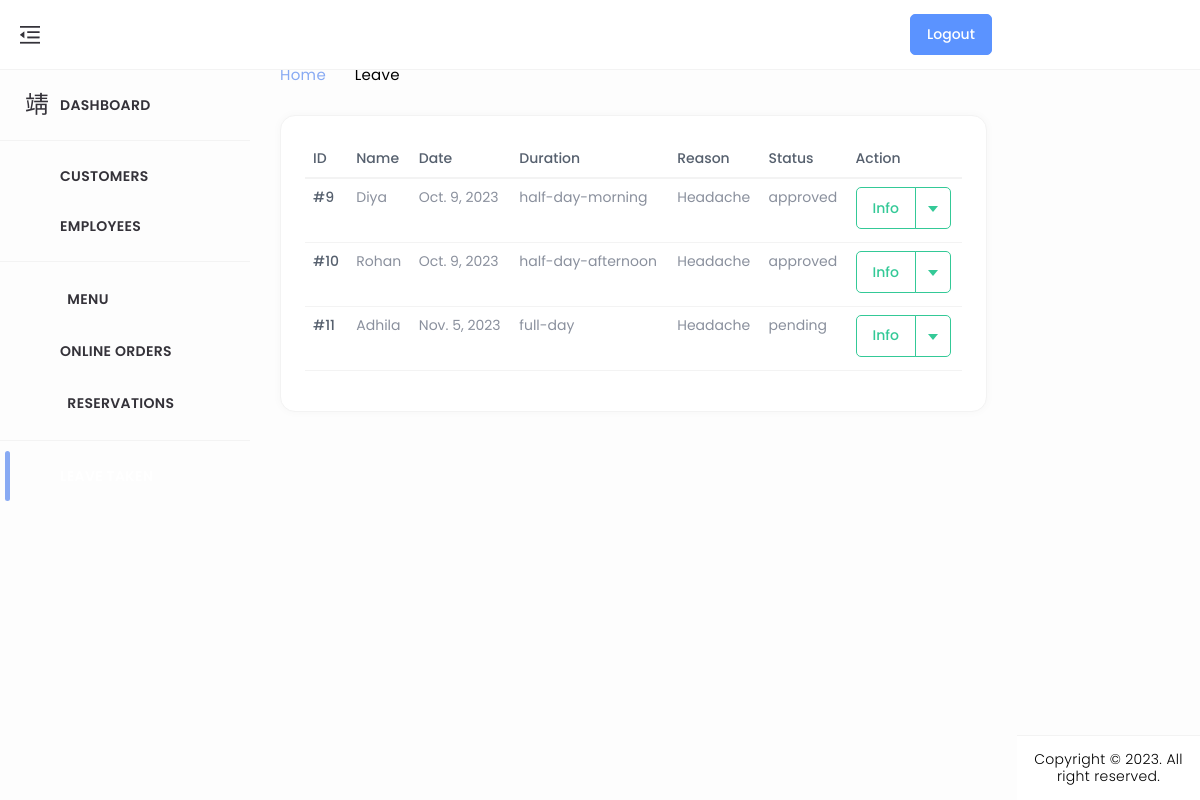
Page /empLeave_list/ on the earlier database version.
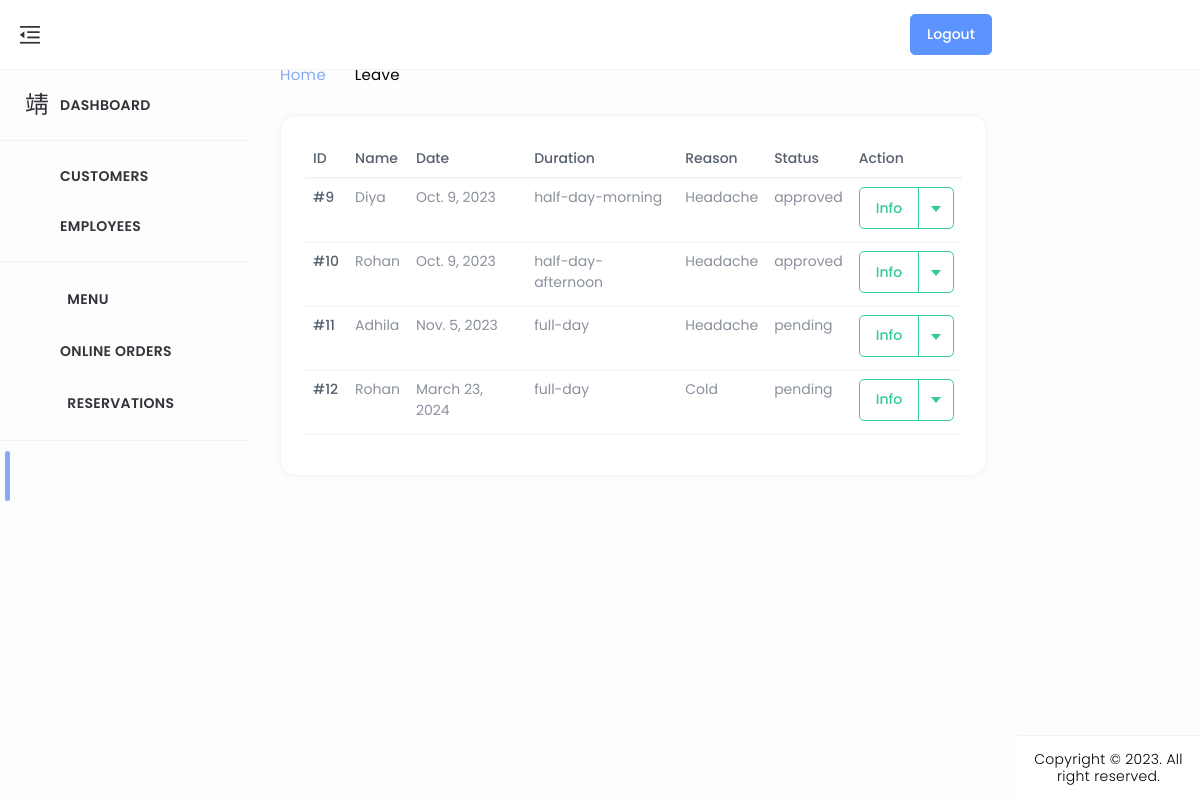
Same page on the later database version.
### home/models.py (models this page shows, shortened)
class LeaveApplication(models.Model):
    user = models.ForeignKey(CustomUser, on_delete=models.CASCADE, null=True, blank=True)
    date = models.DateField()
    duration = models.CharField(max_length=20, choices=[('full-day', 'Full Day'), ('half-day-morning', 'Half Day (Morning)'), ('half-day-afternoon', 'Half Day (Afternoon)')])
    reason = models.TextField()
    status = models.CharField(max_length=20, choices=[('pending', 'Pending'), ('approved', 'Approved'), ('rejected', 'Rejected')])

class CustomUser(AbstractUser):
    CUSTOMER = 1
    EMPLOYEE = 2
    ROLE_CHOICE = (
        (CUSTOMER, 'CUSTOMER'),
        (EMPLOYEE, 'EMPLOYEE'),
    )
    username=None
    first_name = None
    last_name = None
    USERNAME_FIELD = 'email'
    name = models.CharField(max_length=50)
    email = models.EmailField(max_length=100, unique=True)
    phone = models.CharField(max_length=12, blank=True)
    password = models.CharField(max_length=128)
    role = models.IntegerField(choices=ROLE_CHOICE, blank=True, null=True,default='1')
    is_admin = models.BooleanField(default=False)
    is_staff = models.BooleanField(default=False)
    is_active = models.BooleanField(default=True)
    is_superadmin = models.BooleanField(default=False)
    REQUIRED_FIELDS = ['name', 'phone']
    objects = UserManager()

### home/views.py (the view)
# urls.py: path('empLeave_list/', empLeave_list, name='empLeave_list'),
def empLeave_list(request):
    leave_applications = LeaveApplication.objects.all()
    return render(request, 'admin_dashboard/empLeave_list.html', {'leave_applications': leave_applications})

### templates/admin_dashboard/empLeave_list.html (shortened to what the changed rows need)
{% load static %}
<!DOCTYPE html>
<html lang="en" dir="ltr">
<head>
	<link href="../../../../cdn.jsdelivr.net/npm/%40mdi/font%404.4.95/css/materialdesignicons.min.html" rel="stylesheet" />
	<link href="{% static 'assets/css/materialdesignicons.min.css' %}" rel="stylesheet" />
	<link href="{% static 'assets/plugins/simplebar/simplebar.css' %}" rel="stylesheet" />
	<link href="{% static 'assets/plugins/data-tables/datatables.bootstrap5.min.css' %}" rel='stylesheet'>
	<link href="{% static 'assets/plugins/data-tables/responsive.datatables.min.css' %}" rel='stylesheet'>
	<link id="{% static 'style.css' %}" rel="stylesheet" href="{% static 'assets/css/style.css' %}" />
</head>
<body id="body">
	<div class="wrapper">
		<div class="ec-page-wrapper">
			<div class="ec-content-wrapper">
				<div class="content">
					<div class="breadcrumb-wrapper d-flex align-items-center justify-content-between">
						<div>
							<h1>All products</h1>
						</div>
					</div>
					<div class="row">
						<div class="col-12">
							<div class="card card-default">
								<div class="card-body">
									<div class="table-responsive">
										<table id="responsive-data-table" class="table" style="width:100%">
                                            <thead>
                                                <tr>
                                                    <th>ID</th>
                                                    <th>Name</th>
                                                    <th>Date</th>
                                                    <th>Duration</th>
                                                    <th>Reason</th>
                                                    <th>Status</th>
                                                    <th>Action</th>
                                                </tr>
                                            </thead>
                                            <tbody>
                                                {% for leave in leave_applications %}
                                                <tr>
                                                    <td>#{{ leave.id }}</td>
                                                    <td>{{ leave.user.name }}</td>
                                                    <td>{{ leave.date }}</td>
                                                    <td>{{ leave.duration }}</td>
                                                    <td>{{ leave.reason }}</td>
                                                    <td>{{ leave.status }}</td>
                                                    <td>
														<div class="btn-group mb-1">
															<button type="button" class="btn btn-outline-success">Info</button>
															<button type="button" class="btn btn-outline-success dropdown-toggle dropdown-toggle-split"
																data-bs-toggle="dropdown" aria-haspopup="true" aria-expanded="false" data-display="static">
															</button>
														</div>
													</td>
                                                </tr>
                                                {% endfor %}
                                            </tbody>
                                        </table>
									</div>
									</div>
								</div>
							</div>
						</div>
					</div>
				</div>
			</div>
		</div>
</body>
</html>

Differences in the rows shown:
added LeaveApplication: id "12", user.name "Rohan", date "March 23, 2024", duration "full-day", reason "Cold", status "pending"
